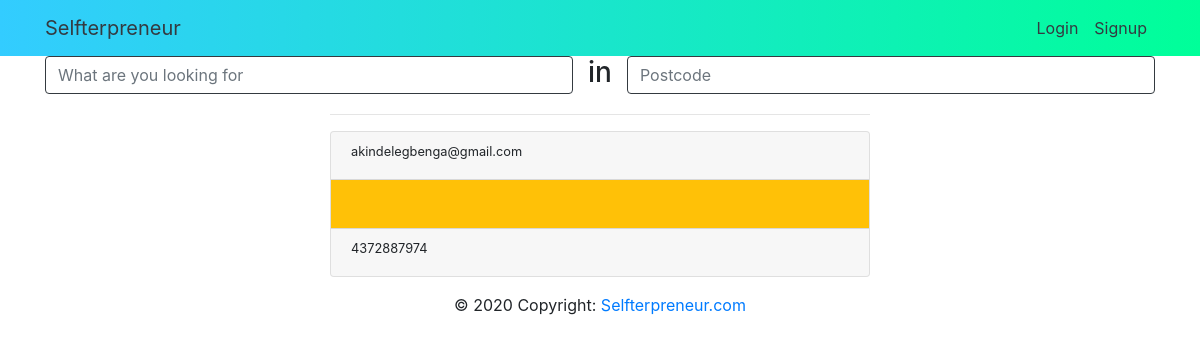
Page /home on the earlier database version.
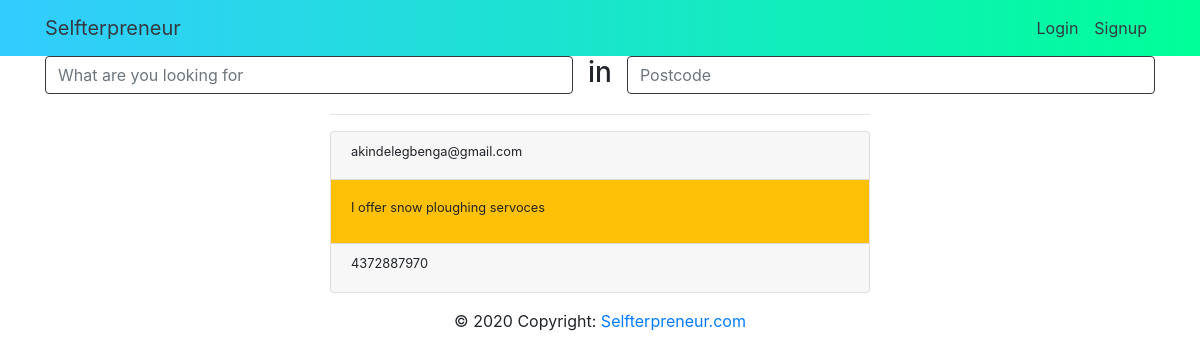
Same page on the later database version.
### app/me/models.py (models this page shows, shortened)
class Personal_Info(db.Model):
    __tablename__ = 'personal_info'
    id = db.Column(db.Integer, primary_key=True)
    user_name = db.Column(db.String(100), nullable=False)
    user_email = db.Column(db.String(100), nullable=False)
    user_mobile_phone = db.Column(db.String(100))
    user_work_phone = db.Column(db.String(100))
    user_postcode= db.Column(db.String(100), nullable=False)
    user_city=db.Column(db.String(100))
    user_country =  db.Column(db.String(100))
    user_bio = db.Column(db.String(1000))
    user_url = db.Column(db.String(1000))
    user_twitter=db.Column(db.String(1000))
    user_facebook = db.Column(db.String(1000))
    user_id = db.Column(db.Integer, db.ForeignKey('users.id'), nullable = False)

### app/auth/routes.py (the view)
@auth.route('/home', methods = ["GET","POST"])
def home():
    users = Personal_Info.query.all()
    form = SearchForm()
    return render_template('index.html', title='home_page', form = form, users= users)

### app/auth/forms.py
class SearchForm(FlaskForm):
    what = StringField("what")
    where = StringField("Where", validators=[DataRequired()])

### app/auth/templates/index.html (shortened to what this page needs)
{% extends 'layout.html' %}
{% block page_body %}
<div class="container">
    <form method="POST" action="">
        <div class="row justify-content-center">
            <div class="col">
                {{ form.what (placeholder ='What are you looking for',class ='form-control justify-right border border-dark')}}
            </div>
            <h3>in </h3>
            <div class="col">
                {{ form.where(placeholder ='Postcode',class ='form-control justify-right border border-dark')}}
            </div>
        </div>
    </form>
    <div class="row">
        <div class="col-xs-12 col-sm-3 col-md-3 col-lg-3">
        </div>
        <div class="col-xs-12 col-sm-6 col-md-6 col-lg-6 ">
            {% for user in users  %}
            <hr>
            <div class="card">
                <div class="card-header">
                    <h2 class="small">{{ user.user_email }}</h2>
                </div>
                <div class="card-body h-25 d-inline-block bg-warning">
                    <h2 class="small">{{ user.user_bio }}</h2>
                </div>
                <div class="card-footer">
                    <h2 class="small">{{ user.user_work_phone }}</h2>
                </div>
            </div>
            {% endfor %}
        </div>
        <div class="col-xs-12 col-sm-3 col-md-3 col-lg-3">
        </div>
    </div>
</div>
{% endblock page_body %}

Differences in the rows shown:
changed Personal_Info "akindelegbenga@gmail.com": user_bio (not shown) → "I offer snow ploughing servoces"; user_work_phone "4372887974" → "4372887970"
